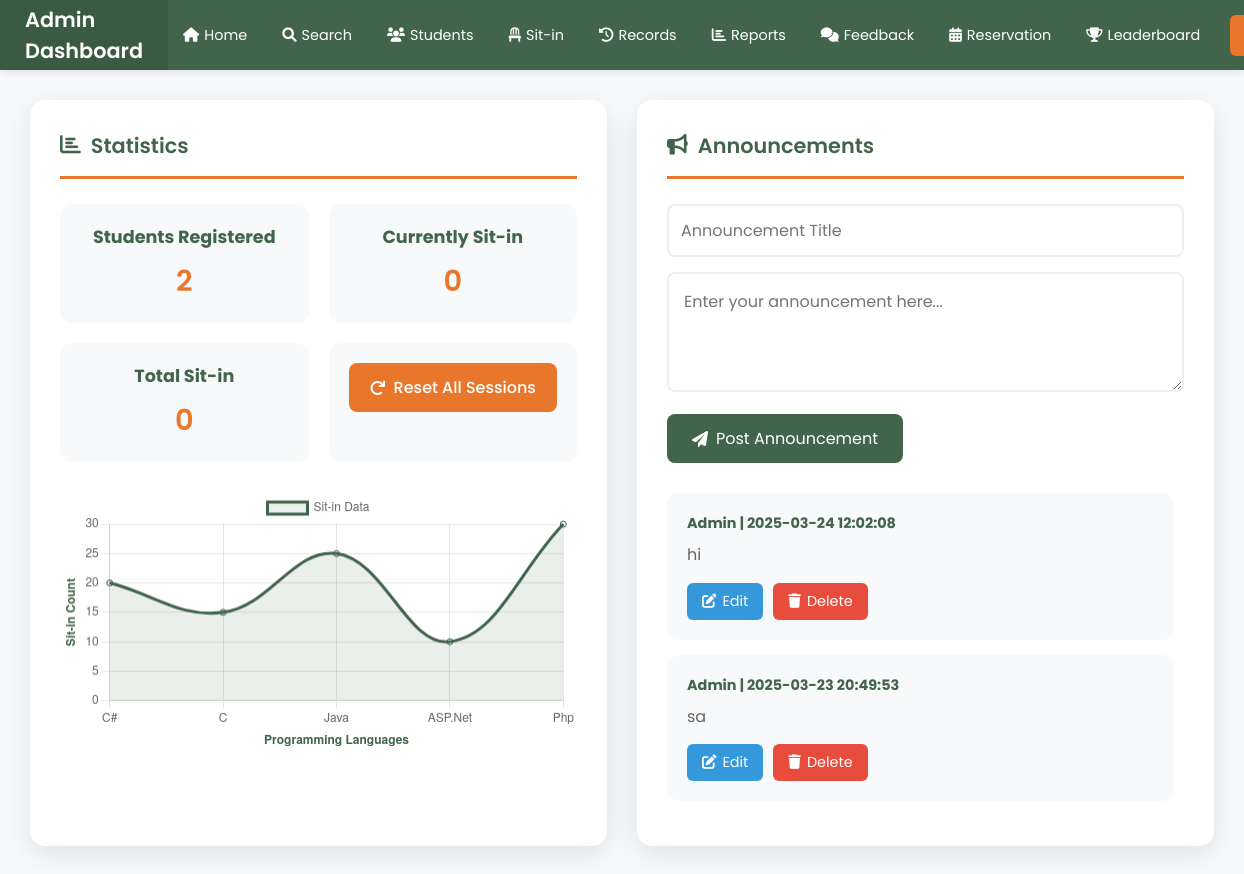
Before: /admin_dashboard with the older database file.
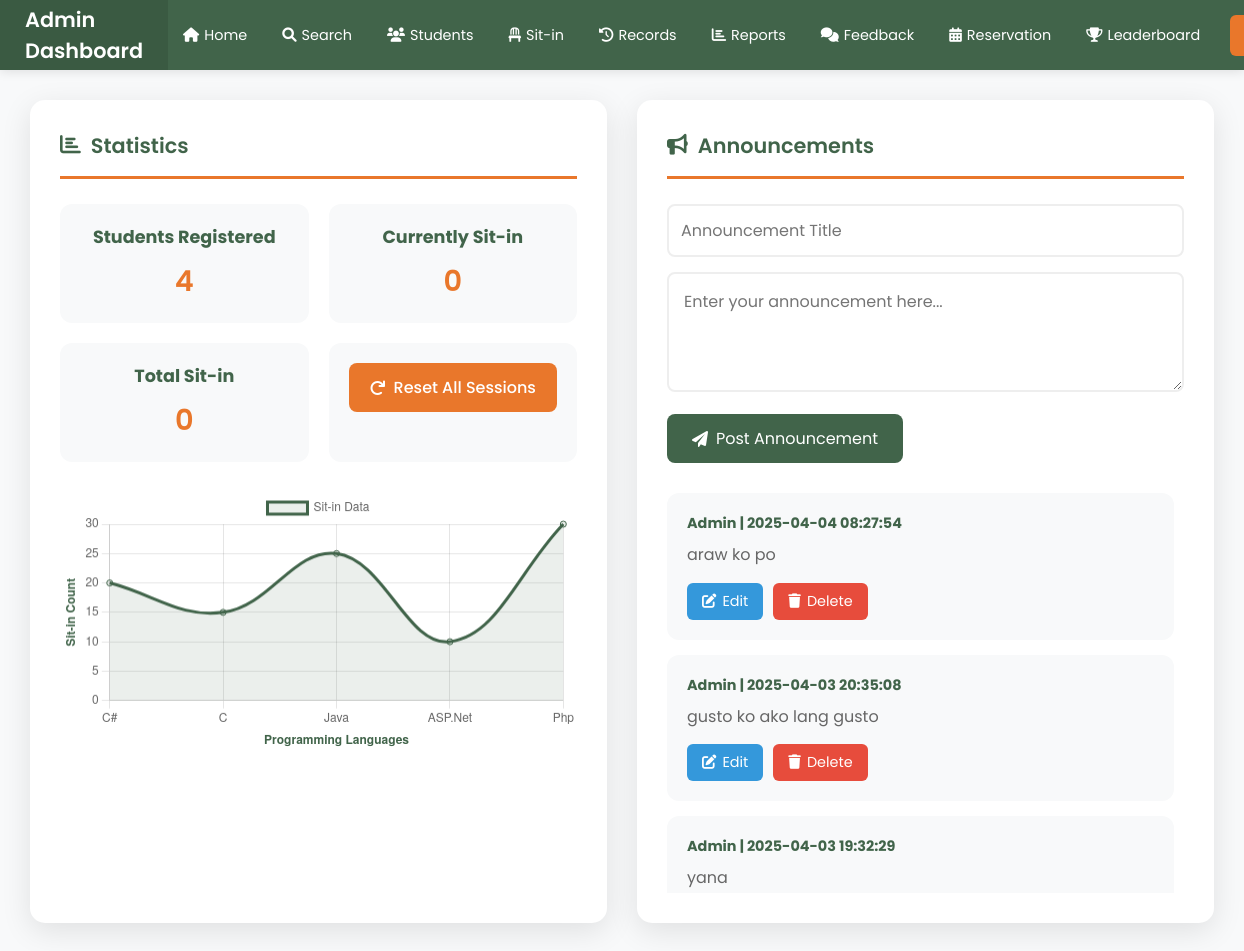
After: the same page with the newer database file.
### tables this page shows
CREATE TABLE announcements (
            id INTEGER PRIMARY KEY AUTOINCREMENT,
            title TEXT NOT NULL,
            content TEXT NOT NULL,
            admin TEXT NOT NULL,
            message TEXT NOT NULL,
            date_posted DATETIME NOT NULL,
            created_at DATETIME DEFAULT CURRENT_TIMESTAMP
        );

### app.py (the view)
@app.route('/admin_dashboard')
def admin_dashboard():
    conn = sqlite3.connect('users.db')
    cur = conn.cursor()
    cur.execute('SELECT COUNT(*) FROM users')
    total_students = cur.fetchone()[0]
    cur.execute('SELECT COUNT(*) FROM current_sit_in WHERE date = ?', (datetime.today().strftime('%Y-%m-%d'),))
    current_sit_in = cur.fetchone()[0]
    cur.execute('SELECT COUNT(*) FROM sit_in_records WHERE date = ?', (datetime.today().strftime('%Y-%m-%d'),))
    total_sit_in = cur.fetchone()[0]
    cur.execute('SELECT id, admin, message, date_posted FROM announcements ORDER BY date_posted DESC')
    announcements = [{'id': row[0], 'admin': row[1], 'message': row[2], 'date_posted': row[3]} for row in cur.fetchall()]
    conn.close()
    return render_template('admin_dashboard.html', total_students=total_students,
                           current_sit_in=current_sit_in, total_sit_in=total_sit_in,
                           announcements=announcements)

### templates/admin_dashboard.html (shortened to what the changed rows need)
<!DOCTYPE html>
<html lang="en">
<head>
    <link rel="stylesheet" href="https://cdnjs.cloudflare.com/ajax/libs/font-awesome/6.0.0/css/all.min.css">
</head>
<body>
    <div class="dashboard">
        <div class="section stats">
            <div class="stats-grid">
                <div class="stat-card">
                    <h3>Students Registered</h3>
                    <p>{{ total_students }}</p>
                </div>
            </div>
        </div>
        <div class="section announcements">
            <div class="posted-announcements">
                {% for announcement in announcements %}
                <div class="announcement-item" id="announcement-{{ announcement.id }}">
                    <strong>{{ announcement.admin }} | {{ announcement.date_posted }}</strong>
                    <p id="message-{{ announcement.id }}">{{ announcement.message }}</p>
                    <div class="announcement-actions">
                        <button type="button" class="btn-edit" onclick="editAnnouncement('{{ announcement.id }}')">
                            <i class="fas fa-edit"></i>
                            Edit
                        </button>
                        <button type="button" class="btn-delete" onclick="announcementDelete('{{ announcement.id }}')">
                            <i class="fas fa-trash"></i>
                            Delete
                        </button>
                    </div>
                </div>
                {% endfor %}
            </div>
        </div>
    </div>
</body>
</html>

Changed rows visible on the page:
removed announcements: admin "Admin", date_posted "2025-03-24 12:02:08", message "hi"
removed announcements: admin "Admin", date_posted "2025-03-23 20:49:53", message "sa"
added announcements: admin "Admin", date_posted "2025-04-04 08:27:54", message "araw ko po"
added announcements: admin "Admin", date_posted "2025-04-03 20:35:08", message "gusto ko ako lang gusto"
added announcements: admin "Admin", date_posted "2025-04-03 19:32:29", message "yana"
Other visible differences:
{{ total_students }}: "2" → "4"
